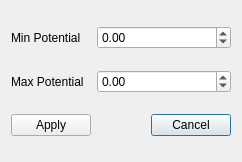
<?xml version="1.0" encoding="UTF-8"?>
<ui version="4.0">
 <class>RescaleColorMap</class>
 <widget class="QDialog" name="RescaleColorMap">
  <property name="geometry">
   <rect>
    <x>0</x>
    <y>0</y>
    <width>242</width>
    <height>162</height>
   </rect>
  </property>
  <property name="sizePolicy">
   <sizepolicy hsizetype="Preferred" vsizetype="Preferred">
    <horstretch>0</horstretch>
    <verstretch>0</verstretch>
   </sizepolicy>
  </property>
  <property name="maximumSize">
   <size>
    <width>800</width>
    <height>300</height>
   </size>
  </property>
  <property name="windowTitle">
   <string>Fixed Color Scale</string>
  </property>
  <layout class="QGridLayout" name="gridLayout">
   <item row="1" column="0">
    <widget class="QLabel" name="label_3">
     <property name="maximumSize">
      <size>
       <width>100</width>
       <height>30</height>
      </size>
     </property>
     <property name="text">
      <string>Max Potential</string>
     </property>
    </widget>
   </item>
   <item row="0" column="0">
    <widget class="QLabel" name="label_4">
     <property name="maximumSize">
      <size>
       <width>100</width>
       <height>30</height>
      </size>
     </property>
     <property name="text">
      <string>Min Potential</string>
     </property>
    </widget>
   </item>
   <item row="2" column="2">
    <widget class="QPushButton" name="CancleScaleButton">
     <property name="text">
      <string>Cancel</string>
     </property>
    </widget>
   </item>
   <item row="0" column="1" colspan="2">
    <widget class="QDoubleSpinBox" name="minSpinBox">
     <property name="minimum">
      <double>-999.990000000000009</double>
     </property>
     <property name="maximum">
      <double>996.990000000000009</double>
     </property>
    </widget>
   </item>
   <item row="1" column="1" colspan="2">
    <widget class="QDoubleSpinBox" name="maxSpinBox">
     <property name="minimum">
      <double>-999.990000000000009</double>
     </property>
     <property name="maximum">
      <double>999.990000000000009</double>
     </property>
    </widget>
   </item>
   <item row="2" column="0">
    <widget class="QPushButton" name="ApplyScaleButton">
     <property name="text">
      <string>Apply</string>
     </property>
    </widget>
   </item>
  </layout>
 </widget>
 <resources/>
 <connections/>
</ui>
